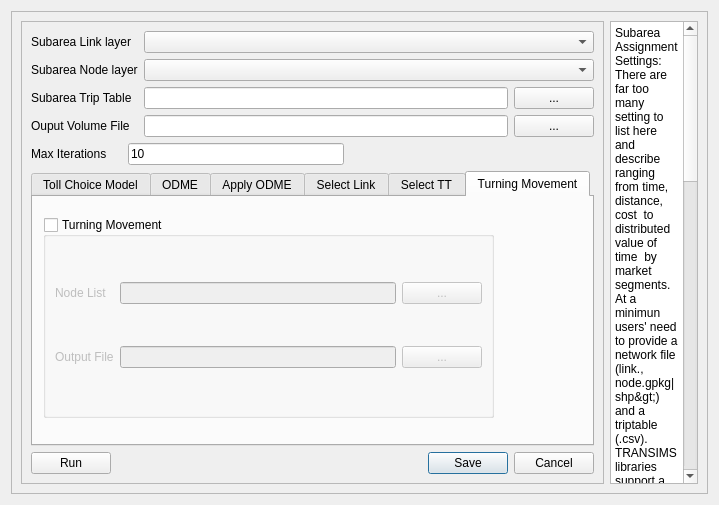
<?xml version="1.0" encoding="UTF-8"?>
<ui version="4.0">
 <class>DialogSubAssign</class>
 <widget class="QDialog" name="DialogSubAssign">
  <property name="geometry">
   <rect>
    <x>0</x>
    <y>0</y>
    <width>719</width>
    <height>505</height>
   </rect>
  </property>
  <property name="windowTitle">
   <string>Subarea/ Corridor Assignment</string>
  </property>
  <layout class="QHBoxLayout" name="horizontalLayout_4">
   <item>
    <widget class="QFrame" name="frame">
     <property name="frameShape">
      <enum>QFrame::StyledPanel</enum>
     </property>
     <property name="frameShadow">
      <enum>QFrame::Raised</enum>
     </property>
     <layout class="QHBoxLayout" name="horizontalLayout_5">
      <item>
       <layout class="QHBoxLayout" name="horizontalLayout_3">
        <item>
         <widget class="QFrame" name="frame_2">
          <property name="frameShape">
           <enum>QFrame::StyledPanel</enum>
          </property>
          <property name="frameShadow">
           <enum>QFrame::Raised</enum>
          </property>
          <layout class="QVBoxLayout" name="verticalLayout_2">
           <item>
            <layout class="QGridLayout" name="gridLayout">
             <item row="0" column="0">
              <widget class="QLabel" name="label">
               <property name="text">
                <string>Subarea Link layer</string>
               </property>
              </widget>
             </item>
             <item row="0" column="1" colspan="2">
              <widget class="QComboBox" name="comboBox_linkLayer">
               <property name="toolTip">
                <string>choose link layer</string>
               </property>
              </widget>
             </item>
             <item row="1" column="0">
              <widget class="QLabel" name="label_2">
               <property name="text">
                <string>Subarea Node layer</string>
               </property>
              </widget>
             </item>
             <item row="1" column="1" colspan="2">
              <widget class="QComboBox" name="comboBox_nodeLayer">
               <property name="toolTip">
                <string>choose TSM node layer </string>
               </property>
              </widget>
             </item>
             <item row="2" column="0">
              <widget class="QLabel" name="label_3">
               <property name="text">
                <string>Subarea Trip Table</string>
               </property>
              </widget>
             </item>
             <item row="2" column="1">
              <widget class="QLineEdit" name="lineEdit_triptable"/>
             </item>
             <item row="2" column="2">
              <widget class="QPushButton" name="browse_TripTable">
               <property name="toolTip">
                <string>select trip table (csv)</string>
               </property>
               <property name="text">
                <string>...</string>
               </property>
              </widget>
             </item>
             <item row="3" column="0">
              <widget class="QLabel" name="label_4">
               <property name="text">
                <string>Ouput Volume File</string>
               </property>
              </widget>
             </item>
             <item row="3" column="1">
              <widget class="QLineEdit" name="lineEdit_volume"/>
             </item>
             <item row="3" column="2">
              <widget class="QPushButton" name="browse_volume">
               <property name="toolTip">
                <string>save to csv file</string>
               </property>
               <property name="text">
                <string>...</string>
               </property>
              </widget>
             </item>
            </layout>
           </item>
           <item>
            <layout class="QHBoxLayout" name="horizontalLayout">
             <item>
              <widget class="QLabel" name="label_5">
               <property name="text">
                <string>Max Iterations</string>
               </property>
              </widget>
             </item>
             <item>
              <spacer name="horizontalSpacer">
               <property name="orientation">
                <enum>Qt::Horizontal</enum>
               </property>
               <property name="sizeType">
                <enum>QSizePolicy::Fixed</enum>
               </property>
               <property name="sizeHint" stdset="0">
                <size>
                 <width>15</width>
                 <height>20</height>
                </size>
               </property>
              </spacer>
             </item>
             <item>
              <widget class="QLineEdit" name="lineEdit_literations">
               <property name="text">
                <string>10</string>
               </property>
              </widget>
             </item>
             <item>
              <spacer name="horizontalSpacer_2">
               <property name="orientation">
                <enum>Qt::Horizontal</enum>
               </property>
               <property name="sizeType">
                <enum>QSizePolicy::Fixed</enum>
               </property>
               <property name="sizeHint" stdset="0">
                <size>
                 <width>250</width>
                 <height>20</height>
                </size>
               </property>
              </spacer>
             </item>
            </layout>
           </item>
           <item>
            <widget class="QTabWidget" name="tabWidget">
             <property name="enabled">
              <bool>true</bool>
             </property>
             <property name="tabPosition">
              <enum>QTabWidget::North</enum>
             </property>
             <property name="currentIndex">
              <number>5</number>
             </property>
             <property name="usesScrollButtons">
              <bool>false</bool>
             </property>
             <property name="documentMode">
              <bool>false</bool>
             </property>
             <property name="tabsClosable">
              <bool>false</bool>
             </property>
             <widget class="QWidget" name="subareExt">
              <attribute name="title">
               <string>Toll Choice Model</string>
              </attribute>
              <widget class="QGroupBox" name="groupBox_TollChoice">
               <property name="geometry">
                <rect>
                 <x>0</x>
                 <y>20</y>
                 <width>451</width>
                 <height>201</height>
                </rect>
               </property>
               <property name="title">
                <string>Run Toll Choice Model</string>
               </property>
               <property name="checkable">
                <bool>true</bool>
               </property>
               <property name="checked">
                <bool>false</bool>
               </property>
               <layout class="QGridLayout" name="gridLayout_5">
                <item row="2" column="1">
                 <widget class="QLineEdit" name="lineEdit_TollSegConst"/>
                </item>
                <item row="4" column="0">
                 <widget class="QLabel" name="label_15">
                  <property name="text">
                   <string>Express Lane Types</string>
                  </property>
                 </widget>
                </item>
                <item row="0" column="2">
                 <widget class="QPushButton" name="browse_TollSegDef">
                  <property name="toolTip">
                   <string>select subarea boundary link list (see subarea network extraction)</string>
                  </property>
                  <property name="text">
                   <string>...</string>
                  </property>
                 </widget>
                </item>
                <item row="4" column="1">
                 <widget class="QLineEdit" name="lineEdit_Sub_maxZones">
                  <property name="toolTip">
                   <string>Number of Subarea Zones</string>
                  </property>
                  <property name="text">
                   <string>96, 97, 98</string>
                  </property>
                 </widget>
                </item>
                <item row="0" column="0">
                 <widget class="QLabel" name="label_12">
                  <property name="toolTip">
                   <string/>
                  </property>
                  <property name="text">
                   <string>Toll Segment Defintion</string>
                  </property>
                 </widget>
                </item>
                <item row="2" column="2">
                 <widget class="QPushButton" name="browse_TollSegConst">
                  <property name="toolTip">
                   <string>specify Output subarea trip table file</string>
                  </property>
                  <property name="text">
                   <string>...</string>
                  </property>
                 </widget>
                </item>
                <item row="0" column="1">
                 <widget class="QLineEdit" name="lineEdit_TollSegDef">
                  <property name="toolTip">
                   <string/>
                  </property>
                  <property name="text">
                   <string/>
                  </property>
                 </widget>
                </item>
                <item row="2" column="0">
                 <widget class="QLabel" name="label_14">
                  <property name="text">
                   <string>Toll Segment Constants</string>
                  </property>
                 </widget>
                </item>
               </layout>
              </widget>
             </widget>
             <widget class="QWidget" name="ODME">
              <attribute name="title">
               <string>ODME</string>
              </attribute>
              <layout class="QVBoxLayout" name="verticalLayout_3">
               <item>
                <layout class="QVBoxLayout" name="verticalLayout">
                 <item>
                  <widget class="QGroupBox" name="groupBox_ODME">
                   <property name="title">
                    <string>Compute ODME (Base Year)</string>
                   </property>
                   <property name="checkable">
                    <bool>true</bool>
                   </property>
                   <property name="checked">
                    <bool>false</bool>
                   </property>
                   <layout class="QVBoxLayout" name="verticalLayout_4">
                    <item>
                     <layout class="QHBoxLayout" name="horizontalLayout_6">
                      <item>
                       <widget class="QLabel" name="label_19">
                        <property name="toolTip">
                         <string/>
                        </property>
                        <property name="text">
                         <string>Generate ODME Targets from Layers: Counts &amp; Weights</string>
                        </property>
                       </widget>
                      </item>
                      <item>
                       <spacer name="horizontalSpacer_3">
                        <property name="orientation">
                         <enum>Qt::Horizontal</enum>
                        </property>
                        <property name="sizeHint" stdset="0">
                         <size>
                          <width>40</width>
                          <height>20</height>
                         </size>
                        </property>
                       </spacer>
                      </item>
                      <item>
                       <widget class="QPushButton" name="pushButton_GenTargets">
                        <property name="text">
                         <string>Generate</string>
                        </property>
                       </widget>
                      </item>
                     </layout>
                    </item>
                    <item>
                     <widget class="Line" name="line_2">
                      <property name="orientation">
                       <enum>Qt::Horizontal</enum>
                      </property>
                     </widget>
                    </item>
                    <item>
                     <layout class="QGridLayout" name="gridLayout_6">
                      <item row="0" column="0">
                       <widget class="QLabel" name="label_17">
                        <property name="toolTip">
                         <string/>
                        </property>
                        <property name="text">
                         <string>ODME Count File</string>
                        </property>
                       </widget>
                      </item>
                      <item row="0" column="1">
                       <widget class="QLineEdit" name="lineEdit_ODMECounts">
                        <property name="toolTip">
                         <string/>
                        </property>
                        <property name="text">
                         <string/>
                        </property>
                       </widget>
                      </item>
                      <item row="0" column="2">
                       <widget class="QPushButton" name="browse_ODMECounts">
                        <property name="toolTip">
                         <string>select subarea boundary link list (see subarea network extraction)</string>
                        </property>
                        <property name="text">
                         <string>...</string>
                        </property>
                       </widget>
                      </item>
                      <item row="1" column="0">
                       <widget class="QLabel" name="label_18">
                        <property name="text">
                         <string>ODME Trip Table </string>
                        </property>
                       </widget>
                      </item>
                      <item row="1" column="1">
                       <widget class="QLineEdit" name="lineEdit_ODMETT"/>
                      </item>
                      <item row="1" column="2">
                       <widget class="QPushButton" name="browse_ODMETT">
                        <property name="toolTip">
                         <string>specify Output subarea trip table file</string>
                        </property>
                        <property name="text">
                         <string>...</string>
                        </property>
                       </widget>
                      </item>
                      <item row="2" column="0">
                       <widget class="QLabel" name="label_24">
                        <property name="text">
                         <string>Loaded Vol</string>
                        </property>
                       </widget>
                      </item>
                      <item row="2" column="1">
                       <widget class="QLineEdit" name="lineEdit_ODME_VOL">
                        <property name="enabled">
                         <bool>false</bool>
                        </property>
                       </widget>
                      </item>
                      <item row="2" column="2">
                       <widget class="QPushButton" name="browse_ODME_VOL">
                        <property name="enabled">
                         <bool>false</bool>
                        </property>
                        <property name="toolTip">
                         <string>specify Output subarea trip table file</string>
                        </property>
                        <property name="text">
                         <string>...</string>
                        </property>
                       </widget>
                      </item>
                     </layout>
                    </item>
                    <item>
                     <widget class="Line" name="line">
                      <property name="orientation">
                       <enum>Qt::Horizontal</enum>
                      </property>
                     </widget>
                    </item>
                    <item>
                     <layout class="QHBoxLayout" name="horizontalLayout_7">
                      <item>
                       <widget class="QLabel" name="label_20">
                        <property name="toolTip">
                         <string/>
                        </property>
                        <property name="text">
                         <string>Generate ODME Correction Factors: Diff Subarea to ODME  </string>
                        </property>
                       </widget>
                      </item>
                      <item>
                       <spacer name="horizontalSpacer_4">
                        <property name="orientation">
                         <enum>Qt::Horizontal</enum>
                        </property>
                        <property name="sizeHint" stdset="0">
                         <size>
                          <width>40</width>
                          <height>20</height>
                         </size>
                        </property>
                       </spacer>
                      </item>
                      <item>
                       <widget class="QPushButton" name="pushButton_GenCorrections">
                        <property name="text">
                         <string>Generate</string>
                        </property>
                       </widget>
                      </item>
                     </layout>
                    </item>
                    <item>
                     <layout class="QHBoxLayout" name="horizontalLayout_8">
                      <item>
                       <widget class="QLabel" name="label_21">
                        <property name="text">
                         <string>ODME Corrections </string>
                        </property>
                       </widget>
                      </item>
                      <item>
                       <widget class="QLineEdit" name="lineEdit_ODME_Corrections"/>
                      </item>
                      <item>
                       <widget class="QPushButton" name="browse_ODMETT_Corrections">
                        <property name="toolTip">
                         <string>specify Output subarea trip table file</string>
                        </property>
                        <property name="text">
                         <string>...</string>
                        </property>
                       </widget>
                      </item>
                     </layout>
                    </item>
                   </layout>
                  </widget>
                 </item>
                </layout>
               </item>
              </layout>
             </widget>
             <widget class="QWidget" name="tab">
              <attribute name="title">
               <string>Apply ODME</string>
              </attribute>
              <layout class="QGridLayout" name="gridLayout_8">
               <item row="0" column="0">
                <widget class="QGroupBox" name="groupBox_ODME_Apply">
                 <property name="title">
                  <string>Apply ODME (future Years)</string>
                 </property>
                 <property name="checkable">
                  <bool>true</bool>
                 </property>
                 <property name="checked">
                  <bool>false</bool>
                 </property>
                 <layout class="QGridLayout" name="gridLayout_7">
                  <item row="0" column="0">
                   <widget class="QLabel" name="label_25">
                    <property name="text">
                     <string>Input</string>
                    </property>
                   </widget>
                  </item>
                  <item row="0" column="1">
                   <spacer name="horizontalSpacer_5">
                    <property name="orientation">
                     <enum>Qt::Horizontal</enum>
                    </property>
                    <property name="sizeHint" stdset="0">
                     <size>
                      <width>317</width>
                      <height>13</height>
                     </size>
                    </property>
                   </spacer>
                  </item>
                  <item row="1" column="0">
                   <widget class="QLabel" name="label_22">
                    <property name="toolTip">
                     <string/>
                    </property>
                    <property name="text">
                     <string>ODME Corrections </string>
                    </property>
                   </widget>
                  </item>
                  <item row="1" column="1">
                   <widget class="QLineEdit" name="lineEdit_ODME_IN_Correction_2">
                    <property name="toolTip">
                     <string/>
                    </property>
                    <property name="text">
                     <string/>
                    </property>
                   </widget>
                  </item>
                  <item row="1" column="2">
                   <widget class="QPushButton" name="browse_ODME_IN_Corrections_2">
                    <property name="toolTip">
                     <string>select subarea boundary link list (see subarea network extraction)</string>
                    </property>
                    <property name="text">
                     <string>...</string>
                    </property>
                   </widget>
                  </item>
                  <item row="2" column="0">
                   <widget class="QLabel" name="label_27">
                    <property name="text">
                     <string> Node Replacements File (Optional)</string>
                    </property>
                   </widget>
                  </item>
                  <item row="2" column="1">
                   <widget class="QLineEdit" name="lineEdit_NodeReplacements"/>
                  </item>
                  <item row="2" column="2">
                   <widget class="QPushButton" name="browse_NodeReplacements">
                    <property name="text">
                     <string>...</string>
                    </property>
                   </widget>
                  </item>
                  <item row="3" column="0">
                   <spacer name="verticalSpacer">
                    <property name="orientation">
                     <enum>Qt::Vertical</enum>
                    </property>
                    <property name="sizeHint" stdset="0">
                     <size>
                      <width>20</width>
                      <height>40</height>
                     </size>
                    </property>
                   </spacer>
                  </item>
                  <item row="3" column="1">
                   <spacer name="horizontalSpacer_6">
                    <property name="orientation">
                     <enum>Qt::Horizontal</enum>
                    </property>
                    <property name="sizeHint" stdset="0">
                     <size>
                      <width>317</width>
                      <height>13</height>
                     </size>
                    </property>
                   </spacer>
                  </item>
                  <item row="4" column="0">
                   <widget class="QLabel" name="label_26">
                    <property name="text">
                     <string>Output</string>
                    </property>
                   </widget>
                  </item>
                  <item row="5" column="0">
                   <widget class="QLabel" name="label_23">
                    <property name="text">
                     <string>ODME Future Trip Table</string>
                    </property>
                   </widget>
                  </item>
                  <item row="5" column="1">
                   <widget class="QLineEdit" name="lineEdit_ODMETT_FUT_2"/>
                  </item>
                  <item row="5" column="2">
                   <widget class="QPushButton" name="browse_ODMETT_FUT_2">
                    <property name="toolTip">
                     <string>specify Output subarea trip table file</string>
                    </property>
                    <property name="text">
                     <string>...</string>
                    </property>
                   </widget>
                  </item>
                 </layout>
                </widget>
               </item>
              </layout>
             </widget>
             <widget class="QWidget" name="selectLink">
              <attribute name="title">
               <string>Select Link</string>
              </attribute>
              <widget class="QGroupBox" name="groupBox_SL">
               <property name="enabled">
                <bool>true</bool>
               </property>
               <property name="geometry">
                <rect>
                 <x>9</x>
                 <y>26</y>
                 <width>441</width>
                 <height>221</height>
                </rect>
               </property>
               <property name="title">
                <string>Select Link Analysis</string>
               </property>
               <property name="checkable">
                <bool>true</bool>
               </property>
               <property name="checked">
                <bool>false</bool>
               </property>
               <layout class="QGridLayout" name="gridLayout_2">
                <item row="1" column="1" colspan="2">
                 <widget class="QLineEdit" name="lineEdit_SL_AB2">
                  <property name="toolTip">
                   <string>specify second link A2-B2</string>
                  </property>
                  <property name="text">
                   <string/>
                  </property>
                 </widget>
                </item>
                <item row="0" column="0">
                 <widget class="QLabel" name="label_6">
                  <property name="text">
                   <string>Sel Link 1</string>
                  </property>
                 </widget>
                </item>
                <item row="0" column="1" colspan="2">
                 <widget class="QLineEdit" name="lineEdit_SL_AB1">
                  <property name="toolTip">
                   <string>specify first link A1 - B1</string>
                  </property>
                  <property name="text">
                   <string/>
                  </property>
                 </widget>
                </item>
                <item row="1" column="0">
                 <widget class="QLabel" name="label_7">
                  <property name="text">
                   <string>Sel Link 2</string>
                  </property>
                 </widget>
                </item>
                <item row="2" column="2">
                 <widget class="QLineEdit" name="lineEdit_SLOuputDir">
                  <property name="toolTip">
                   <string/>
                  </property>
                 </widget>
                </item>
                <item row="2" column="0" colspan="2">
                 <widget class="QLabel" name="label_8">
                  <property name="text">
                   <string>Out SL Link Layer</string>
                  </property>
                 </widget>
                </item>
                <item row="2" column="3">
                 <widget class="QPushButton" name="browse_selectLinkOut">
                  <property name="toolTip">
                   <string>output directory</string>
                  </property>
                  <property name="text">
                   <string>...</string>
                  </property>
                 </widget>
                </item>
               </layout>
               <zorder>browse_selectLinkOut</zorder>
               <zorder>label_6</zorder>
               <zorder>lineEdit_SL_AB1</zorder>
               <zorder>label_8</zorder>
               <zorder>label_7</zorder>
               <zorder>lineEdit_SLOuputDir</zorder>
               <zorder>lineEdit_SL_AB2</zorder>
              </widget>
             </widget>
             <widget class="QWidget" name="selectTT">
              <attribute name="title">
               <string>Select TT</string>
              </attribute>
              <widget class="QGroupBox" name="groupBox_SL_TT">
               <property name="enabled">
                <bool>true</bool>
               </property>
               <property name="geometry">
                <rect>
                 <x>10</x>
                 <y>30</y>
                 <width>461</width>
                 <height>201</height>
                </rect>
               </property>
               <property name="title">
                <string>Select Trip Table</string>
               </property>
               <property name="checkable">
                <bool>true</bool>
               </property>
               <property name="checked">
                <bool>false</bool>
               </property>
               <layout class="QGridLayout" name="gridLayout_3">
                <item row="1" column="1" colspan="2">
                 <widget class="QLineEdit" name="lineEdit_SL_TT_AB2">
                  <property name="toolTip">
                   <string>specify second link A2-B2</string>
                  </property>
                  <property name="text">
                   <string/>
                  </property>
                 </widget>
                </item>
                <item row="0" column="1" colspan="2">
                 <widget class="QLineEdit" name="lineEdit_SL_TT_AB1">
                  <property name="toolTip">
                   <string>specify first link A1 - B1</string>
                  </property>
                  <property name="text">
                   <string/>
                  </property>
                 </widget>
                </item>
                <item row="2" column="0" colspan="2">
                 <widget class="QLabel" name="label_11">
                  <property name="text">
                   <string>Output Trip Table</string>
                  </property>
                 </widget>
                </item>
                <item row="2" column="2">
                 <widget class="QLineEdit" name="lineEdit_OutSL_TT"/>
                </item>
                <item row="1" column="0">
                 <widget class="QLabel" name="label_10">
                  <property name="text">
                   <string>Sel Link 2</string>
                  </property>
                 </widget>
                </item>
                <item row="2" column="3">
                 <widget class="QPushButton" name="browse_OutSL_TT">
                  <property name="toolTip">
                   <string>output directory</string>
                  </property>
                  <property name="text">
                   <string>...</string>
                  </property>
                 </widget>
                </item>
                <item row="0" column="0">
                 <widget class="QLabel" name="label_9">
                  <property name="toolTip">
                   <string/>
                  </property>
                  <property name="text">
                   <string>Sel Link 1</string>
                  </property>
                 </widget>
                </item>
               </layout>
              </widget>
             </widget>
             <widget class="QWidget" name="turnMovement">
              <attribute name="title">
               <string>Turning Movement</string>
              </attribute>
              <widget class="QGroupBox" name="groupBox_TurnMove">
               <property name="geometry">
                <rect>
                 <x>10</x>
                 <y>20</y>
                 <width>451</width>
                 <height>201</height>
                </rect>
               </property>
               <property name="title">
                <string>Turning Movement</string>
               </property>
               <property name="checkable">
                <bool>true</bool>
               </property>
               <property name="checked">
                <bool>false</bool>
               </property>
               <layout class="QGridLayout" name="gridLayout_4">
                <item row="1" column="2">
                 <widget class="QPushButton" name="browse_outputDir_TurnMove">
                  <property name="enabled">
                   <bool>false</bool>
                  </property>
                  <property name="toolTip">
                   <string>specify Output Turn Movements file (csv)</string>
                  </property>
                  <property name="text">
                   <string>...</string>
                  </property>
                 </widget>
                </item>
                <item row="1" column="0">
                 <widget class="QLabel" name="label_16">
                  <property name="text">
                   <string>Output File</string>
                  </property>
                 </widget>
                </item>
                <item row="0" column="2">
                 <widget class="QPushButton" name="browse_TurnMove_NodeList">
                  <property name="toolTip">
                   <string>Choose a node list for which turning movement need to be run (see user guide)</string>
                  </property>
                  <property name="text">
                   <string>...</string>
                  </property>
                 </widget>
                </item>
                <item row="0" column="1">
                 <widget class="QLineEdit" name="lineEdit_TurnMove_NodeList">
                  <property name="toolTip">
                   <string/>
                  </property>
                  <property name="text">
                   <string/>
                  </property>
                 </widget>
                </item>
                <item row="1" column="1">
                 <widget class="QLineEdit" name="lineEdit_TurnMove_OutDir"/>
                </item>
                <item row="0" column="0">
                 <widget class="QLabel" name="label_13">
                  <property name="toolTip">
                   <string/>
                  </property>
                  <property name="text">
                   <string>Node List</string>
                  </property>
                 </widget>
                </item>
               </layout>
              </widget>
             </widget>
            </widget>
           </item>
           <item>
            <layout class="QHBoxLayout" name="horizontalLayout_2">
             <item>
              <widget class="QPushButton" name="runAssignment">
               <property name="toolTip">
                <string>runs the assignment</string>
               </property>
               <property name="text">
                <string>Run</string>
               </property>
              </widget>
             </item>
             <item>
              <widget class="QDialogButtonBox" name="saveAssign_settings">
               <property name="orientation">
                <enum>Qt::Horizontal</enum>
               </property>
               <property name="standardButtons">
                <set>QDialogButtonBox::Cancel|QDialogButtonBox::Save</set>
               </property>
              </widget>
             </item>
            </layout>
           </item>
          </layout>
         </widget>
        </item>
        <item>
         <widget class="QPlainTextEdit" name="plainTextEdit">
          <property name="readOnly">
           <bool>true</bool>
          </property>
          <property name="plainText">
           <string>Subarea Assignment Settings:
There are far too many setting to list here and describe ranging from time, distance,  cost  to distributed value of time  by market segments.  At a minimun users' need to provide a network file (link.&lt;gpkg|shp&gt;, node.gpkg|shp&gt;) and a triptable (.csv).  TRANSIMS libraries support a number of formats but for simplicity sake a csv file format is choosen.  The convertors would read user provided shp or gpkg files (gpkg is preferred) to csv format. 

Enroute Toll Choice:
For express lanes / thru lanes and other managed lanes, two paths: one GP and EL, are built from where the &quot;entry to express&quot; message sign boards (DMS) are diplayed (DMN: decision making nodes) to their final destination.  From these paths utilities are computed and a binary logit model is run to select between EL or GP paths. Since this choice happens while the trip is en-route, it is more dynamic and reactive to that period (15 minute interval) and so are the dynamically priced tolls. To run this part involves setting DMN toll constants, defining toll segments and the toll polciies. FDOT distrcits define toll policies as a function of Density, which require both VOLUME and SPEED calibration that are specified in toll segment constants (different from DMN constants).

ODME: 
Often required to match the observed counts. Users can provide counts at any time interval (Daily, Hourly, 15 minutes or someother combination of 15 min like 6:15 - 9:30). The Counts are specified at the link level (A-B, oOunt, Starttime, Endtime, Weight). The start and end times define the period to which the network volume need to match the count of the same period and Weight is a rank order priority with 10 being the highest and 1 being the lowest. This allows to pick the most important ones. 

Select Link: OR writes two separate files, one for eacg SL; AND writes out only one which passed through both SL links; Only Sel Link 1 uses just the first one.

Select Trip Table: limit this to select trip table, like 3 markets or total trips. 

Turning Movement : requires a node file.  refer to usger guide for specification.
</string>
          </property>
         </widget>
        </item>
       </layout>
      </item>
     </layout>
    </widget>
   </item>
  </layout>
 </widget>
 <resources/>
 <connections/>
</ui>
